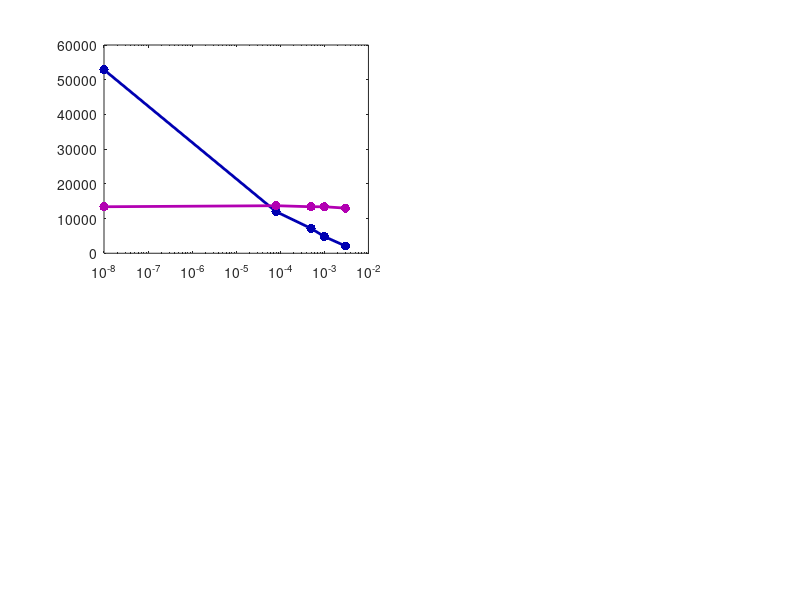

Recreate this plot in MATLAB. (Note: this script raises an error after producing the figure.)
% Define q values and concentrations (using small value instead of 0)
q_values = [1e-8, 8e-5, 5e-4, 1e-3, 3e-3];  % Changed 0 to 1e-8 for plotting

% PCE data
pce_thesis = [52875, 12000, 7140, 4810, 2090];
pce_thesis_source = [13400, 13700, 13400, 13400, 13000];  % Your model GW table results
pce_je_subslab = 460;
pce_je_source = 12200;

% TCE data
tce_thesis = [444, 387, 230, 155, 67.5];
tce_thesis_source = [441, 441, 431, 431, 420];  % Your model GW table results
tce_je_subslab = 26;
tce_je_source = 505;

% DCE data
dce_thesis = [950000, 955000, 498000, 336000, 146000];
dce_thesis_source = [953000, 955000, 932000, 932000, 909000];  % Your model GW table results
dce_je_subslab = 63000;
dce_je_source = 947000;

% VC data
vc_thesis = [235, 189, 99.1, 66.0, 29.0];
vc_thesis_source = [189, 189, 185, 185, 180];  % Your model GW table results
vc_je_subslab = 20000;
vc_je_source = 265000;

% Define darker colors
thesis_color = [0 0 0.7];  % Darker blue
thesis_source_color = [0.7 0 0.7];  % Purple for thesis source
subslab_color = [0 0.5 0];  % Darker green
source_color = [0.7 0 0];   % Darker red

% Create figure with 4 subplots
figure('Position', [100, 100, 1200, 800])

% PCE subplot
subplot(2,2,1)
semilogx(q_values, pce_thesis, '.-', 'Color', thesis_color, 'MarkerSize', 20, 'LineWidth', 2)
hold on
semilogx(q_values, pce_thesis_source, '.-', 'Color', thesis_source_color, 'MarkerSize', 20, 'LineWidth', 2)
yline(pce_je_subslab, '--', 'Color', subslab_color, 'LineWidth', 2)
yline(pce_je_source, '--', 'Color', source_color, 'LineWidth', 2)
hold off
grid on
title('PCE Concentrations', 'FontSize', 12, 'FontWeight', 'bold')
xlabel('q (cm/s)', 'FontSize', 11)
ylabel('Concentration (µg/m³)', 'FontSize', 11)
set(gca, 'YScale', 'log')
ylim([1e2 1e5])
legend('Thesis Subslab', 'Thesis Source', 'JE Subslab', 'JE Source', 'Location', 'best')
set(gca, 'XMinorGrid', 'off', 'YMinorGrid', 'off')

% TCE subplot
subplot(2,2,2)
semilogx(q_values, tce_thesis, '.-', 'Color', thesis_color, 'MarkerSize', 20, 'LineWidth', 2)
hold on
semilogx(q_values, tce_thesis_source, '.-', 'Color', thesis_source_color, 'MarkerSize', 20, 'LineWidth', 2)
yline(tce_je_subslab, '--', 'Color', subslab_color, 'LineWidth', 2)
yline(tce_je_source, '--', 'Color', source_color, 'LineWidth', 2)
hold off
grid on
title('TCE Concentrations', 'FontSize', 12, 'FontWeight', 'bold')
xlabel('q (cm/s)', 'FontSize', 11)
ylabel('Concentration (µg/m³)', 'FontSize', 11)
set(gca, 'YScale', 'log')
ylim([1e1 1e4])
set(gca, 'XMinorGrid', 'off', 'YMinorGrid', 'off')

% DCE subplot
subplot(2,2,3)
semilogx(q_values, dce_thesis, '.-', 'Color', thesis_color, 'MarkerSize', 20, 'LineWidth', 2)
hold on
semilogx(q_values, dce_thesis_source, '.-', 'Color', thesis_source_color, 'MarkerSize', 20, 'LineWidth', 2)
yline(dce_je_subslab, '--', 'Color', subslab_color, 'LineWidth', 2)
yline(dce_je_source, '--', 'Color', source_color, 'LineWidth', 2)
hold off
grid on
title('DCE Concentrations', 'FontSize', 12, 'FontWeight', 'bold')
xlabel('q (cm/s)', 'FontSize', 11)
ylabel('Concentration (µg/m³)', 'FontSize', 11)
set(gca, 'YScale', 'log')
ylim([1e4 1e7])
set(gca, 'XMinorGrid', 'off', 'YMinorGrid', 'off')

% VC subplot
subplot(2,2,4)
semilogx(q_values, vc_thesis, '.-', 'Color', thesis_color, 'MarkerSize', 20, 'LineWidth', 2)
hold on
semilogx(q_values, vc_thesis_source, '.-', 'Color', thesis_source_color, 'MarkerSize', 20, 'LineWidth', 2)
yline(vc_je_subslab, '--', 'Color', subslab_color, 'LineWidth', 2)
yline(vc_je_source, '--', 'Color', source_color, 'LineWidth', 2)
hold off
grid on
title('VC Concentrations', 'FontSize', 12, 'FontWeight', 'bold')
xlabel('q (cm/s)', 'FontSize', 11)
ylabel('Concentration (µg/m³)', 'FontSize', 11)
set(gca, 'YScale', 'log')
ylim([1e1 1e6])
set(gca, 'XMinorGrid', 'off', 'YMinorGrid', 'off')

% Adjust subplot spacing
set(gcf, 'Position', [100, 100, 1200, 800])